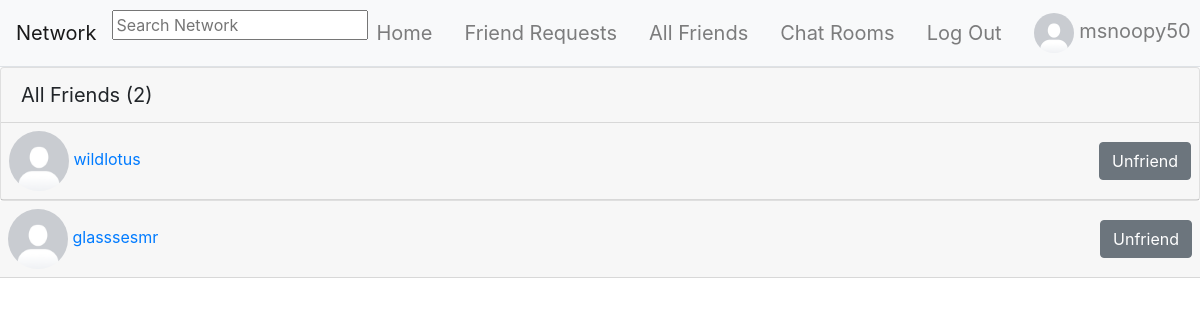
Page /friends (signed in) on the earlier database version.
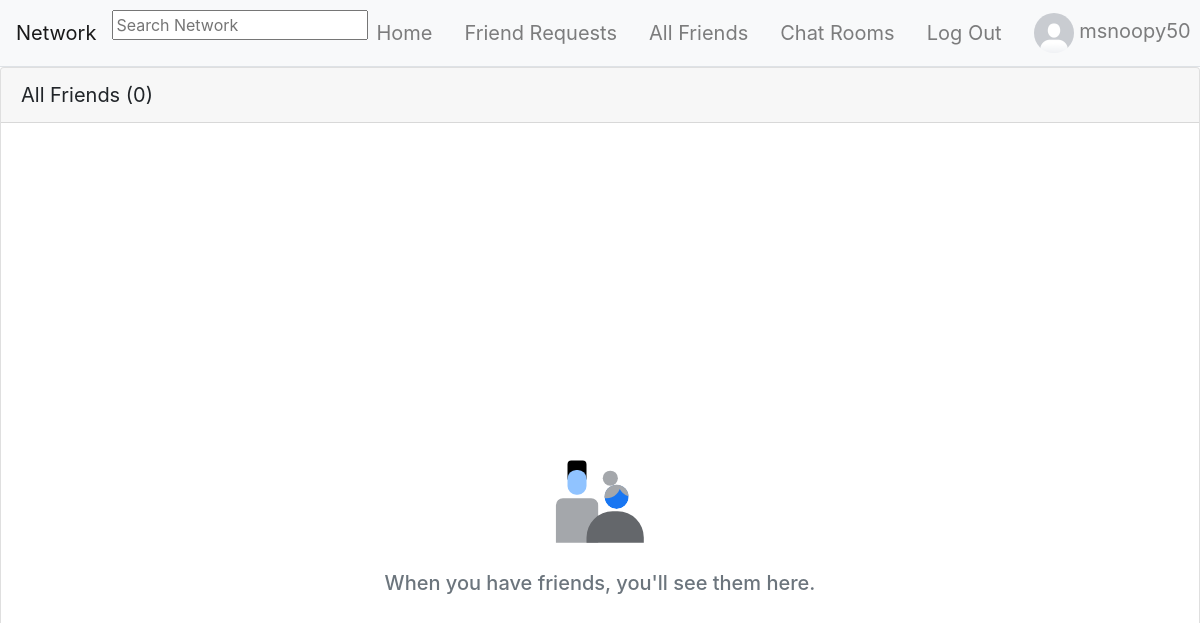
Same page on the later database version.
### network/models.py (models this page shows, shortened)
class User(AbstractUser):
    pass

class UserProfile(models.Model):
    user = models.OneToOneField(User, primary_key=True, related_name="profile", on_delete=models.CASCADE)
    bio = models.TextField(blank=True, default="No Bio...", max_length=101)
    picture = models.ImageField(blank=True, default="default_profile_image.png")
    friends = models.ManyToManyField(User, blank=True, related_name="friends")
    blocked = models.ManyToManyField(User, blank=True, related_name="blocked")

class FriendRequest(models.Model):
    from_user = models.ForeignKey(User, related_name="from_user", on_delete=models.CASCADE)
    to_user = models.ForeignKey(User, related_name="to_user", on_delete=models.CASCADE)
    active = models.BooleanField(default=True)
    class Meta:
        constraints = [
            models.UniqueConstraint(
                name="%(app_label)s_%(class)s_unique_relationships",
                fields=["from_user", "to_user"]
            ),
            models.CheckConstraint(
                name="%(app_label)s_%(class)s_prevent_self_friending",
                check=~models.Q(from_user=models.F("to_user")),
            ),
        ]

### network/views.py (the view)
# urls.py: path("friends", views.friends, name="friends"),
@login_required
def friends(request):
    try:
        profile = UserProfile.objects.get(pk=request.user.id)
        friends = profile.friends.all()
        friend_requests = FriendRequest.objects.filter(
            Q(from_user__in=friends, to_user=request.user, active=False) | Q(to_user__in=friends, from_user=request.user, active=False)
        )
        context = {}
        context["friends"] = friend_requests
        for friend_request in friend_requests:
            if friend_request.to_user == profile.user:
                requests_friends = friend_requests.values_list('from_user', flat=True)
            else:
                requests_friends = friend_requests.values_list('to_user', flat=True)
            requests_profiles = UserProfile.objects.filter(pk__in=requests_friends)
            friends_with_profile = profile.friends.values_list('pk', flat=True)
            for request_profile in requests_profiles:
                request_friends = request_profile.friends.filter(pk__in=friends_with_profile)
                print(request_friends)
            context["mutual_friends"] = request_friends
            context["mutual_friends_amount"] = request_friends.count()
    except UserProfile.DoesNotExist:
        return JsonResponse({"error": "User profile matching query does not exist."}, status=400)
    return render(request, "network/friends.html", context)

### templates/network/friends.html (shortened to what this page needs)
{% extends "network/layout.html" %} {% load static %}
{% block body %}
<div class="card">
    <div class="card-header" style="font-size: 20px;" id="card-header">All Friends (<span
            id="friends_amount">{{request.user.profile.friends.all.count}}</span>)</div>
    {% for friend_request in friends %}
    {% if friend_request.to_user == request.user %}
    <div class="card-header d-flex p-2" id="friend_card_{{ friend_request.id }}">
        <div>
            <a href="{% url 'profile' friend_request.from_user.id %}">
                <img src="{{ friend_request.from_user.profile.picture.url }}" alt="" width="60px" height="60px"
                    style="border-radius: 50%">
                {{ friend_request.from_user }}
            </a>
        </div>
        <div class="d-flex ml-auto align-items-center">
            <button type="button" data-toggle="modal" data-target="#unfriendModal_{{ friend_request.id }}" class="btn btn-secondary"
                style="float: right">Unfriend</button>
        </div>
    </div>
    {% endif %}
</div>
{% empty %}
<div class="d-flex align-items-center justify-content-center flex-column min-vh-100">
    <div class="p-2">
        <img src="{% static 'network/images/null_states_people_gray_wash.svg' %}" width="112" height="112" alt="">
    </div>
    <div class="p-2 text-muted">
        <h5 class="text-muted">When you have friends, you'll see them here.</h5>
    </div>
</div>
{% endfor %}
{% endblock %}

### templates/network/layout.html (shortened to what this page needs)
{% load static %}
<!DOCTYPE html>
<html lang="en">
<head>
    <link rel="stylesheet" href="https://stackpath.bootstrapcdn.com/bootstrap/4.4.1/css/bootstrap.min.css">
    <link rel="stylesheet" href="{% static 'network/css/styles.css' %}">
    <link rel="stylesheet" href="https://unpkg.com/@trevoreyre/autocomplete-js/dist/style.css">
</head>
<body>
    <nav class="navbar navbar-expand-lg navbar-light bg-light sticky-top border-bottom">
        <a class="navbar-brand" href="{% url 'index' %}">Network</a>
        {% if request.user.is_authenticated %}
            <div id="autocomplete" class="autocomplete" style="width: 320px;">
                <form action="{% url 'search_results' %}" method="get">
                    <input class="autocomplete-input" id="autocomplete_input" placeholder="Search Network" name="q">
                </form>
            </div>
        {% endif %}
        <div class="collapse navbar-collapse" id="navbarNav">
            <ul class="navbar-nav mx-auto">
                <li class="nav-item">
                    <a class="navbar-brand nav-link" href="{% url 'index' %}">
                        Home
                    </a>
                </li>
                {% if user.is_authenticated %}
                <li class="nav-item">
                    <a class="navbar-brand nav-link" href="{% url 'friend_requests' %}">
                        Friend Requests
                    </a>
                </li>
                <li class="nav-item">
                    <a class="navbar-brand nav-link" href="{% url 'friends' %}">
                        All Friends
                    </a>
                </li>
                <li class="nav-item">
                    <a class="navbar-brand nav-link" href="{% url 'chat:index' %}">
                        Chat Rooms
                    </a>
                </li>
                <li class="nav-item">
                    <a class="navbar-brand nav-link" href="{% url 'account_logout' %}">
                        Log Out
                    </a>
                </li>
                {% endif %}
            </ul>
            {% if user.is_authenticated %}
                <ul class="navbar-nav ml-auto">
                    <a class="nav-link navbar-brand" href="{% url 'profile' user.id %}" id="profile">
                        <li class="nav-item">
                            <img src="{{ user.profile.picture.url }}" alt="Logged in Profile Picture" width="40" height="40" style="border-radius: 50%;" id="logged_in_picture">
                            {{ user.username }}
                        </li>
                    </a>
                </ul>
            {% endif %}
        </div>
    </nav>
    <div class="body">
        {% block body %}
        {% endblock %}
    </div>
</body>
</html>

Differences in the rows shown:
removed FriendRequest: from_user.profile.picture (placeholder picture), from_user "wildlotus"
removed FriendRequest: from_user.profile.picture (placeholder picture), from_user "glasssesmr"
changed User "msnoopy50": user.profile.friends.all.count "2" → "0"
Other differences:
text now shown: "When you have friends, you'll see them here."
